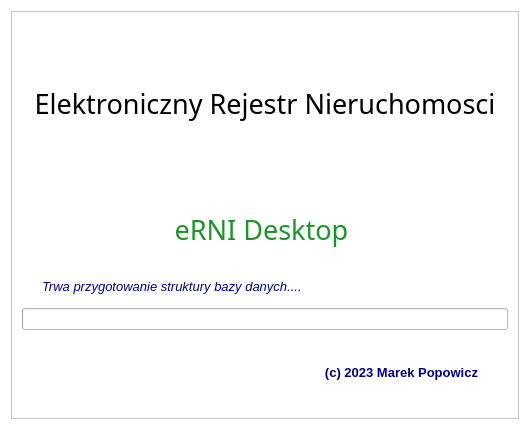
<?xml version="1.0" encoding="UTF-8"?>
<ui version="4.0">
 <class>Form</class>
 <widget class="QWidget" name="Form">
  <property name="windowModality">
   <enum>Qt::NonModal</enum>
  </property>
  <property name="geometry">
   <rect>
    <x>0</x>
    <y>0</y>
    <width>530</width>
    <height>430</height>
   </rect>
  </property>
  <property name="minimumSize">
   <size>
    <width>530</width>
    <height>430</height>
   </size>
  </property>
  <property name="maximumSize">
   <size>
    <width>530</width>
    <height>430</height>
   </size>
  </property>
  <property name="font">
   <font>
    <family>Tahoma</family>
    <pointsize>10</pointsize>
   </font>
  </property>
  <property name="windowTitle">
   <string>eRNI</string>
  </property>
  <property name="windowIcon">
   <iconset resource="../res/main_form.qrc">
    <normaloff>:/icons/res/icon/logo_small.png</normaloff>:/icons/res/icon/logo_small.png</iconset>
  </property>
  <property name="styleSheet">
   <string notr="true">background-color:rgb(255, 255, 255)</string>
  </property>
  <layout class="QGridLayout" name="gridLayout">
   <item row="0" column="0">
    <widget class="QFrame" name="frame">
     <property name="frameShape">
      <enum>QFrame::StyledPanel</enum>
     </property>
     <property name="frameShadow">
      <enum>QFrame::Raised</enum>
     </property>
     <property name="lineWidth">
      <number>1</number>
     </property>
     <property name="midLineWidth">
      <number>1</number>
     </property>
     <layout class="QVBoxLayout" name="verticalLayout_2">
      <property name="spacing">
       <number>0</number>
      </property>
      <property name="leftMargin">
       <number>10</number>
      </property>
      <property name="topMargin">
       <number>10</number>
      </property>
      <property name="rightMargin">
       <number>10</number>
      </property>
      <property name="bottomMargin">
       <number>10</number>
      </property>
      <item>
       <widget class="QLabel" name="lbl_name">
        <property name="enabled">
         <bool>true</bool>
        </property>
        <property name="minimumSize">
         <size>
          <width>0</width>
          <height>100</height>
         </size>
        </property>
        <property name="font">
         <font>
          <family>Viner Hand ITC</family>
          <pointsize>20</pointsize>
          <weight>50</weight>
          <bold>false</bold>
         </font>
        </property>
        <property name="text">
         <string>&lt;html&gt;&lt;head/&gt;&lt;body&gt;&lt;p&gt;Elektroniczny Rejestr Nieruchomosci&lt;/p&gt;&lt;/body&gt;&lt;/html&gt;</string>
        </property>
        <property name="alignment">
         <set>Qt::AlignBottom|Qt::AlignHCenter</set>
        </property>
        <property name="margin">
         <number>10</number>
        </property>
       </widget>
      </item>
      <item>
       <widget class="QLabel" name="lbl_icon">
        <property name="font">
         <font>
          <family>Tahoma</family>
          <pointsize>10</pointsize>
         </font>
        </property>
        <property name="text">
         <string notr="true"/>
        </property>
        <property name="pixmap">
         <pixmap resource="../res/main_form.qrc">:/icons/res/icon/logo_big.png</pixmap>
        </property>
        <property name="scaledContents">
         <bool>false</bool>
        </property>
        <property name="alignment">
         <set>Qt::AlignCenter</set>
        </property>
       </widget>
      </item>
      <item>
       <widget class="QLabel" name="lbl_title">
        <property name="font">
         <font>
          <family>Viner Hand ITC</family>
          <pointsize>20</pointsize>
          <weight>50</weight>
          <bold>false</bold>
         </font>
        </property>
        <property name="styleSheet">
         <string notr="true">color: rgb(27, 148, 41)</string>
        </property>
        <property name="text">
         <string>eRNI Desktop </string>
        </property>
        <property name="alignment">
         <set>Qt::AlignCenter</set>
        </property>
       </widget>
      </item>
      <item>
       <layout class="QVBoxLayout" name="verticalLayout">
        <property name="spacing">
         <number>10</number>
        </property>
        <property name="topMargin">
         <number>11</number>
        </property>
        <property name="bottomMargin">
         <number>7</number>
        </property>
        <item>
         <widget class="QLabel" name="lbl_progress">
          <property name="font">
           <font>
            <family>Segoe UI</family>
            <pointsize>10</pointsize>
            <italic>true</italic>
           </font>
          </property>
          <property name="text">
           <string notr="true">&lt;html&gt;&lt;head/&gt;&lt;body&gt;&lt;p&gt;&lt;span style=&quot; color:#00007f;&quot;&gt;Trwa przygotowanie struktury bazy danych....&lt;/span&gt;&lt;/p&gt;&lt;/body&gt;&lt;/html&gt;</string>
          </property>
          <property name="indent">
           <number>20</number>
          </property>
         </widget>
        </item>
        <item>
         <widget class="QProgressBar" name="prb_progress">
          <property name="value">
           <number>0</number>
          </property>
          <property name="textVisible">
           <bool>false</bool>
          </property>
          <property name="format">
           <string notr="true">%p%</string>
          </property>
         </widget>
        </item>
       </layout>
      </item>
      <item>
       <widget class="QLabel" name="lbl_author">
        <property name="styleSheet">
         <string notr="true">color:rgb(0, 0, 127)</string>
        </property>
        <property name="text">
         <string notr="true">&lt;html&gt;&lt;head/&gt;&lt;body&gt;&lt;p&gt;&lt;span style=&quot; font-size:10pt; font-weight:600;&quot;&gt;(c) 2023 Marek Popowicz&lt;/span&gt;&lt;/p&gt;&lt;/body&gt;&lt;/html&gt;</string>
        </property>
        <property name="alignment">
         <set>Qt::AlignRight|Qt::AlignTrailing|Qt::AlignVCenter</set>
        </property>
        <property name="margin">
         <number>0</number>
        </property>
        <property name="indent">
         <number>30</number>
        </property>
       </widget>
      </item>
     </layout>
    </widget>
   </item>
  </layout>
 </widget>
 <resources>
  <include location="../res/main_form.qrc"/>
 </resources>
 <connections/>
</ui>
